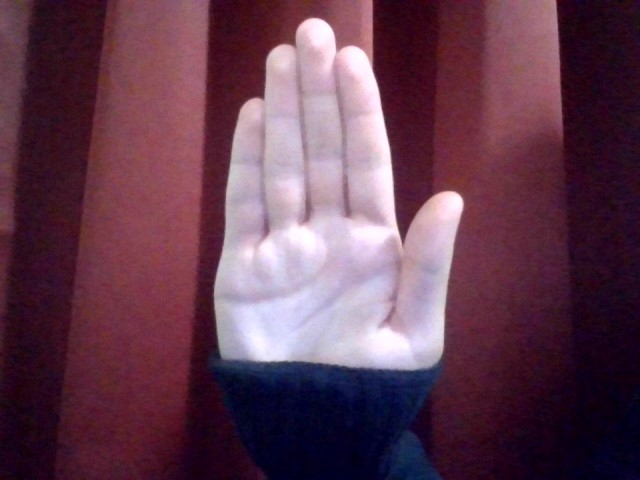
#> input picture Finger Detection and Tracking/img0.jpg, 640 x 480 px, given in place of the camera
$ python FingerDetection.py   (older library calls are emulated)
#> lines starting #> are read from the running program, lines starting #| are printed output that depends on the picture; after the words box and inside, x2 and y2 are one past the last pixel; in counts of white or black regions, pixels touching at a corner belong together
import cv2
import numpy as np
import pyautogui

hand_hist = None
traverse_point = []
total_rectangle = 9
hand_rect_one_x = None
hand_rect_one_y = None

hand_rect_two_x = None
hand_rect_two_y = None


def rescale_frame(frame, wpercent=130, hpercent=130):
    width = int(frame.shape[1] * wpercent / 100)
    height = int(frame.shape[0] * hpercent / 100)
    return cv2.resize(frame, (width, height), interpolation=cv2.INTER_AREA)


# [5 lines left out: function contours, not called in this run]

def draw_rect(frame):
    rows, cols, _ = frame.shape
    global total_rectangle, hand_rect_one_x, hand_rect_one_y, hand_rect_two_x, hand_rect_two_y

    hand_rect_one_x = np.array(
        [6 * rows / 20, 6 * rows / 20, 6 * rows / 20, 9 * rows / 20, 9 * rows / 20, 9 * rows / 20, 12 * rows / 20,
         12 * rows / 20, 12 * rows / 20], dtype=np.uint32)

    hand_rect_one_y = np.array(
        [9 * cols / 20, 10 * cols / 20, 11 * cols / 20, 9 * cols / 20, 10 * cols / 20, 11 * cols / 20, 9 * cols / 20,
         10 * cols / 20, 11 * cols / 20], dtype=np.uint32)

    hand_rect_two_x = hand_rect_one_x + 10
    hand_rect_two_y = hand_rect_one_y + 10

    for i in range(total_rectangle):
        cv2.rectangle(frame, (hand_rect_one_y[i], hand_rect_one_x[i]),
                      (hand_rect_two_y[i], hand_rect_two_x[i]),
                      (0, 255, 0), 1)

    return frame


# [104 lines left out: functions hand_histogram, hist_masking, centroid, farthest_point, draw_circles, manage_image_opr, not called in this run]


def main():
    global hand_hist
    is_hand_hist_created = False
    capture = cv2.VideoCapture(0)

    while capture.isOpened():
        pressed_key = cv2.waitKey(1)
#> (key Esc is pressed here)
        _, frame = capture.read()
#> frame is the input picture: shape (480, 640, 3); mean B, G, R 79.9, 61.2, 98.4
        frame = cv2.flip(frame, 1)
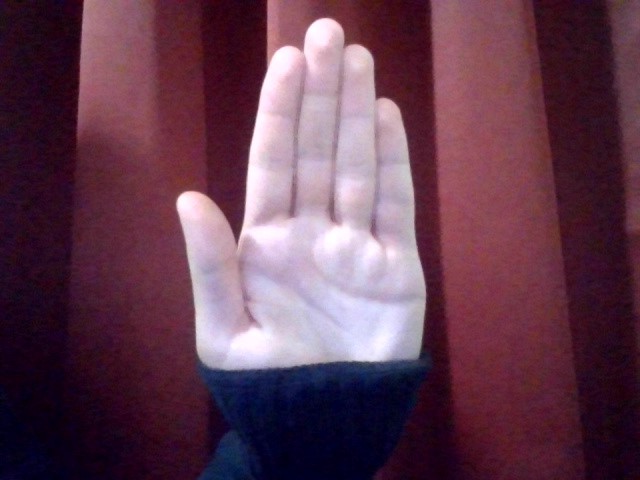
#> frame: shape (480, 640, 3); mean B, G, R 79.9, 61.2, 98.4

        if pressed_key & 0xFF == ord('z'):
            is_hand_hist_created = True
            hand_hist = hand_histogram(frame)

        if is_hand_hist_created:
            manage_image_opr(frame, hand_hist)

        else:
            frame = draw_rect(frame)
#> after the loop in draw_rect, `for i in range(total_rectangle):`:
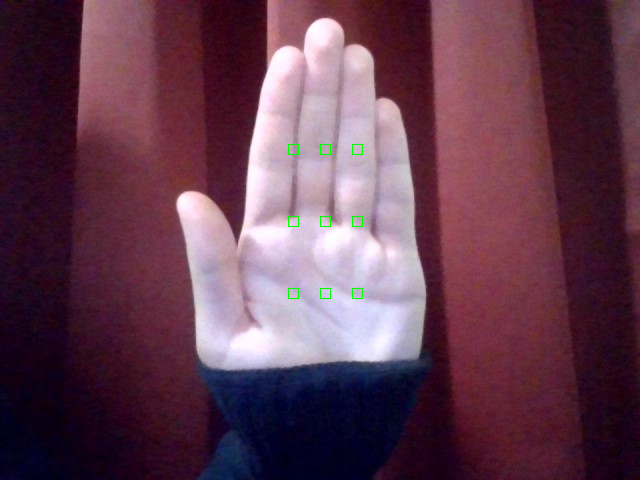
#> frame: shape (480, 640, 3); 0.12% of pixels changed, all inside (x1, y1, x2, y2) = (288, 144, 363, 299)

        cv2.imshow("Live Feed", rescale_frame(frame))

        if pressed_key == 27:
            break

    cv2.destroyAllWindows()
    capture.release()


if __name__ == '__main__':
    main()

$ run again, on Finger Detection and Tracking/img10.jpg
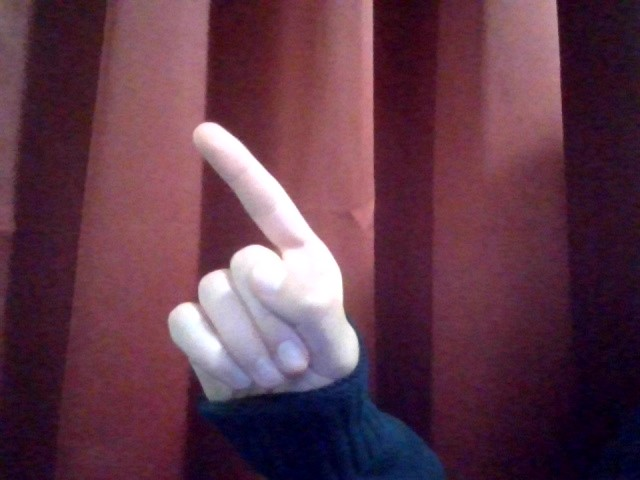
#> input picture Finger Detection and Tracking/img10.jpg, 640 x 480 px, given in place of the camera
#> in main, frame is the input picture: shape (480, 640, 3); mean B, G, R 73.2, 56.8, 95.8
#> in main, `frame = cv2.flip(frame, 1)`:
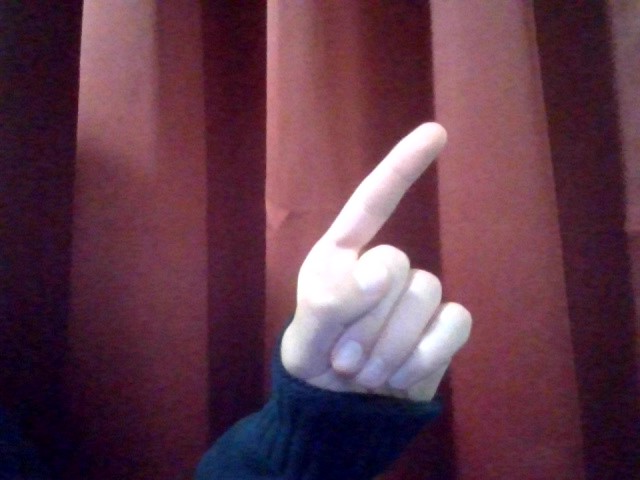
#> frame: shape (480, 640, 3); mean B, G, R 73.2, 56.8, 95.8
#> after the loop in draw_rect, `for i in range(total_rectangle):`:
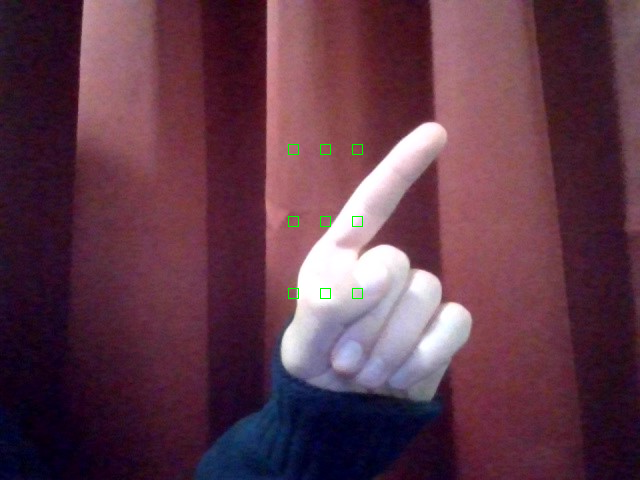
#> frame: shape (480, 640, 3); 0.12% of pixels changed, all inside (x1, y1, x2, y2) = (288, 144, 363, 299)
